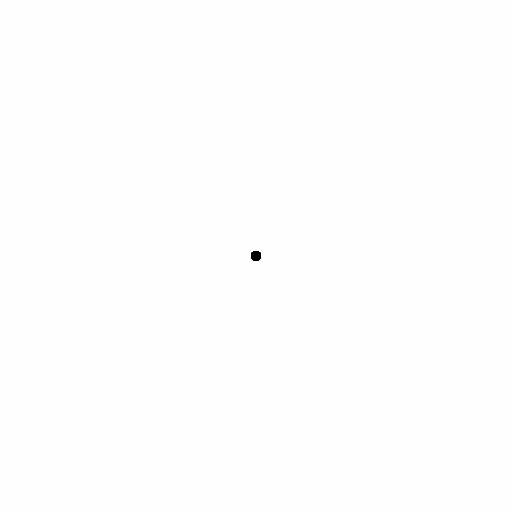
Frame 1 (no input)
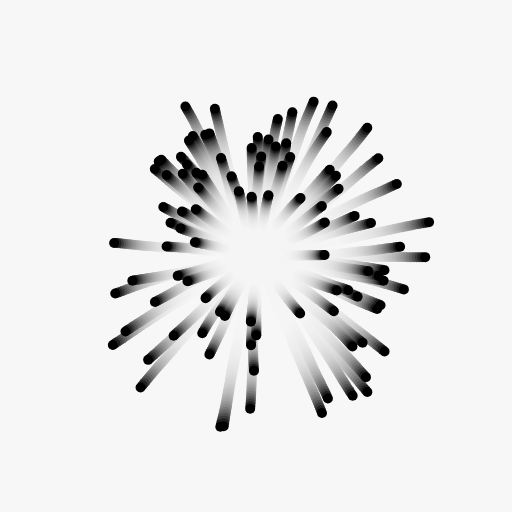
Frame 60 (no input)
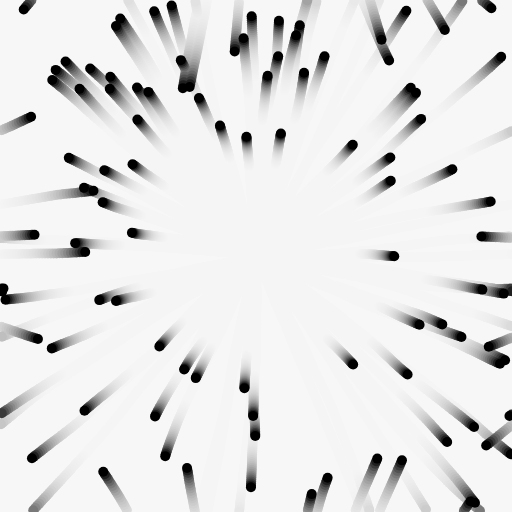
Frame 120 (the mouse pressed at the canvas centre since frame 60)

The p5.js sketch that drew these frames (run headless with seeded random() and noise() and a simulated clock; from frame 60 on, the mouse is pressed at the canvas centre):

// p5.js sketch
// ── sketch.js
let x = [],
  y = [],
  angle = [],
  stepSize = [];

function setup() {
  createCanvas(512, 512);
  angleMode(DEGREES);
  noStroke();
  fill(0);
  for (let i = 0; i < 100; i++) {
    x[i] = width / 2;
    y[i] = width / 2;
    angle[i] = random(360);
    stepSize[i] = random(1, 3);
  }
}

function draw() {
  background(245, 32);

  for (let i = 0; i < x.length; i++) {
    circle(x[i], y[i], 10);
    // step once in the direction of the angle
    x[i] = x[i] + stepSize[i] * cos(angle[i]);
    y[i] = y[i] + stepSize[i] * sin(angle[i]);

    angle[i] += random(-1, 1);

    x[i] = (x[i] + width) % width;
    y[i] = (y[i] + height) % height;
  }
}
